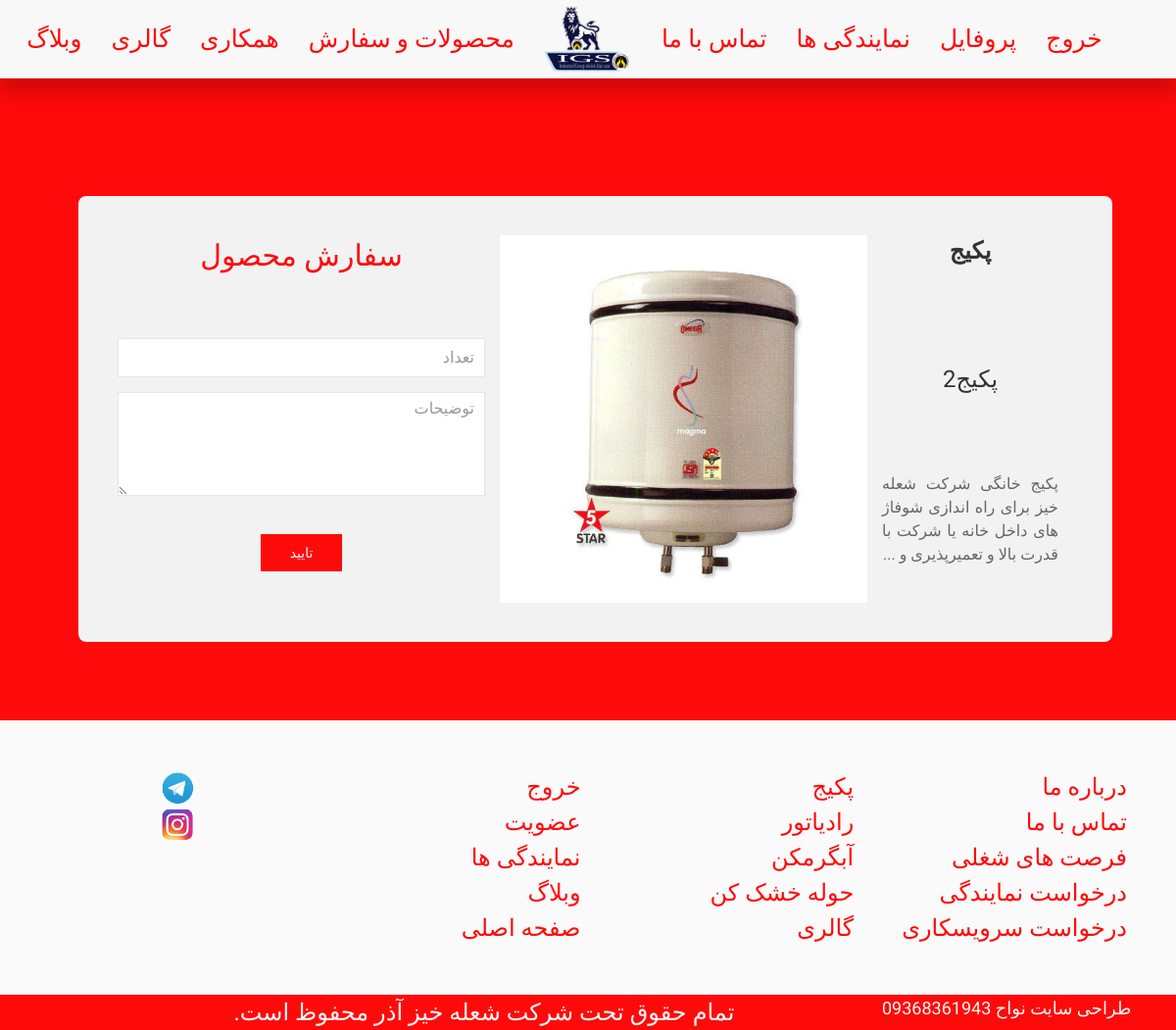
/order/ordering/3/ (signed in), run on the app's committed database.
### products/models.py (models this page shows, shortened)
class ProductsModel(models.Model):
    name = models.CharField(max_length = 264, blank = False, null = False)
    picture = models.ImageField(blank = False, null = False,default = r'products/default/default.jpeg',
                                upload_to=r'products/')
    description = models.TextField(default='',null = True, blank = True)
    is_towerdryer = models.BooleanField()
    is_radiator = models.BooleanField()
    is_waterheater = models.BooleanField()
    is_package = models.BooleanField()
    cataloge = models.FileField(blank = False, null = False, default = r'cataloges/default/default.jpeg',
                                upload_to=r'cataloges/')

### order/views.py (the view)
# urls.py: path('ordering/<int:pk>/', OrderingView, name='order'),
@login_required
@commonuser_required
def OrderingView(request, pk):
    product = get_object_or_404(ProductsModel, pk= pk)
    if request.method == 'POST':
        ordering_form = OrderingForm(data = request.POST)
        if ordering_form.is_valid():
             order = ordering_form.save(commit=False)
             order.user = request.user
             order.product = product
             order.save()
             return HttpResponseRedirect(reverse('home'))
        else:
            print(ordering_form.errors)
    else:
        ordering_form = OrderingForm()
    return render(request,'order/ordering.html',
                  {'ordering_form':ordering_form,'product':product})

### order/forms.py
class OrderingForm(forms.ModelForm):
    class Meta:
        model = OrderingModel
        fields = ('description', 'number')
        widgets = {
            'number': forms.NumberInput(attrs={'class':'uk-input fHarmattan redC-text','placeholder':'تعداد'},),
            'description': forms.Textarea(attrs={'class':'uk-textarea fHarmattan','rows':'4','placeholder':'توضیحات'},),
        }

### order/templates/order/ordering.html (shortened to what this page needs)
{% extends "BaseTemplates/base1.html" %}
{% block body_block %}
<br>
<div style="padding:80px;" class="uk-grid-match uk-grid-small uk-text-center redC" uk-grid>
      <div style="border-radius:8px;" class="uk-width-1-1 uk-block milkywhiteC">
<div class="uk-card uk-card uk-card-body">
  <div class="uk-grid-match uk-grid-small uk-text-center" uk-grid>
    <div class="uk-width-1-1 uk-width-1-5@m uk-block">
      <h3 class="uk-card-title fHarmattan uk-text-bold">
{% if product.is_package %}
پکیج
{% elif product.is_radiator %}
رادیاتور پنلی
{% elif product.is_towerdryer %}
حوله خشک کن
{% elif product.is_waterheater %}
آبگرمکن
{% endif %}<br></h3>
    <h3 class="fHarmattan">   {{product.name}}</h3>
      <p class="uk-text-right uk-text-justify fHarmattan">{{product.description}}</p>
    </div>
  <div class="uk-width-1-1 uk-width-2-5@m uk-block">
    <img src="{{product.picture.url}}" alt="">
</div>
<div class="uk-width-1-1 uk-width-2-5@m  uk-block">
<h3 style="font-size:30px;" class="redC-text uk-card-title uk-align-center fHarmattan">سفارش محصول</h3>
<form enctype="multipart/form-data" method="POST">
  <div class="uk-grid-match uk-grid-small uk-text-center" uk-grid>
  <div class="uk-width-1-1">
{{ordering_form.number}}
  </div>
  <div class="uk-width-1-1">
  {{ordering_form.description}}
  </div>
  </div>
  <br>
  <button  class="uk-button fHarmattan redC whiteC-text " type="submit">تایید
</button>
</form>
</div>
</div>
</div>
</div>
</div>
    {% endblock %}

### statics/css/styles.css (style rules this page uses)
.fHarmattan { font-family: 'Lateef', cursive; }
.whiteC-text { color: #fafafa; }
.milkywhiteC { background-color: #f2f2f2; }
.redC { background-color: #ff0a0a; }
.redC-text { color: #ff0a0a; }

### data on the page
ProductsModel: name "پکیج2", description "پکیج خانگی شرکت شعله خیز برای راه اندازی شوفاژ های داخل خانه یا شرکت با قدرت بالا و تعمیرپذیری و ...", picture (picture)
